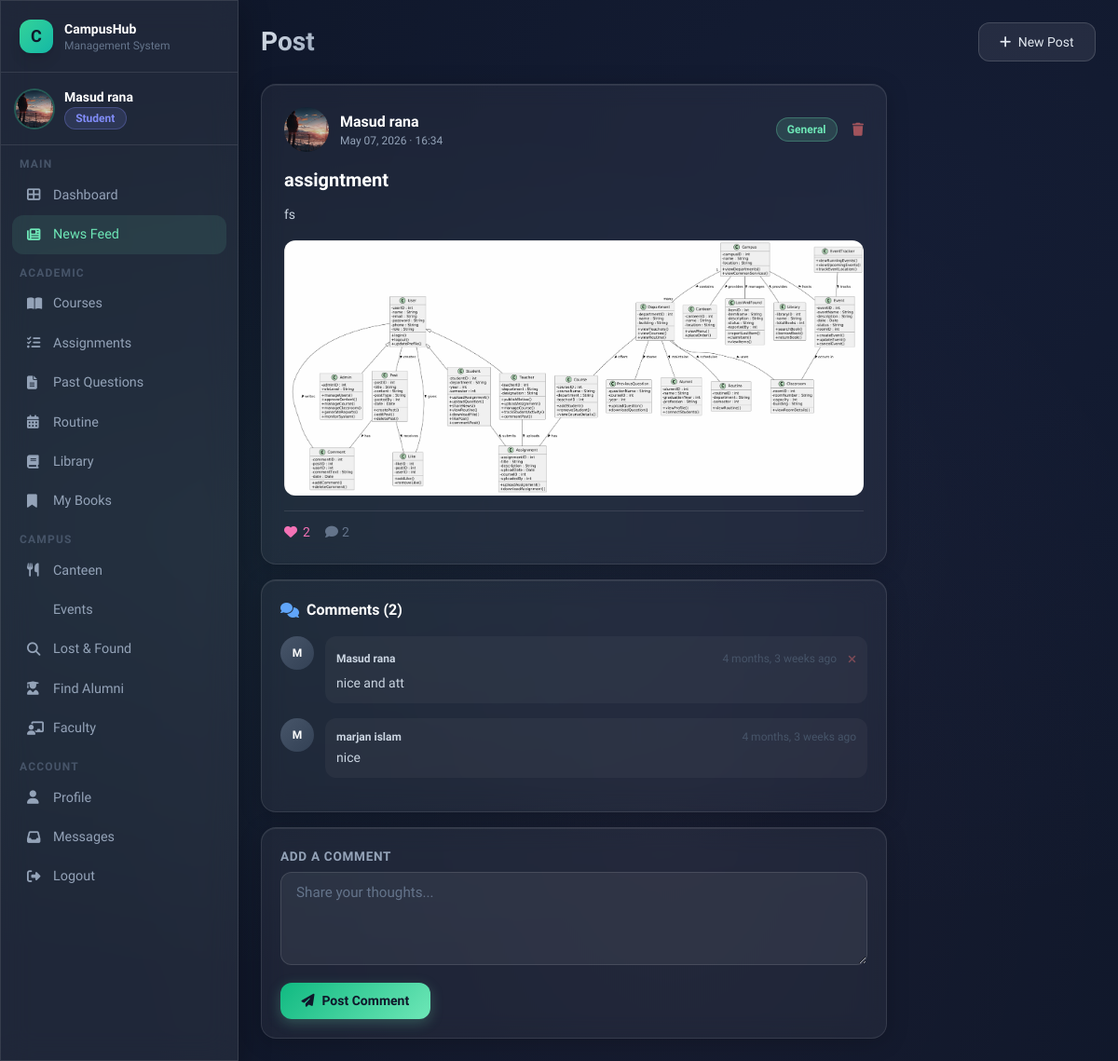
The app's page /social/4/ (signed in) with its own data.
### users/models.py (models this page shows, shortened)
class User(AbstractUser):
    ROLE_CHOICES = [
        ('admin', 'Admin'),
        ('teacher', 'Teacher'),
        ('student', 'Student'),
        ('alumni', 'Alumni'),
    ]
    email = models.EmailField(unique=True)
    phone = models.CharField(max_length=20, blank=True)
    role = models.CharField(max_length=20, choices=ROLE_CHOICES, default='student')
    profile_picture = models.ImageField(upload_to='profile_pics/', blank=True, null=True)
    USERNAME_FIELD = 'email'
    REQUIRED_FIELDS = ['username']
    def is_student(self): return self.role == 'student'
    def is_alumni(self): return self.role == 'alumni'
    def is_admin_role(self): return self.role == 'admin'

### social/models.py (models this page shows, shortened)
class Post(models.Model):
    POST_TYPES = [
        ('notice', 'Notice'),
        ('news', 'News'),
        ('question', 'Question'),
        ('general', 'General'),
    ]
    title = models.CharField(max_length=300)
    content = models.TextField()
    post_type = models.CharField(max_length=20, choices=POST_TYPES, default='general')
    posted_by = models.ForeignKey(settings.AUTH_USER_MODEL, on_delete=models.CASCADE, related_name='posts')
    date = models.DateTimeField(auto_now_add=True)
    image = models.ImageField(upload_to='post_images/', blank=True, null=True)
    is_approved = models.BooleanField(default=True)
    class Meta:
        ordering = ['-date']
    def like_count(self):
        return self.likes.count()

class Comment(models.Model):
    post = models.ForeignKey(Post, on_delete=models.CASCADE, related_name='comments')
    user = models.ForeignKey(settings.AUTH_USER_MODEL, on_delete=models.CASCADE, related_name='comments')
    comment_text = models.TextField()
    date = models.DateTimeField(auto_now_add=True)
    class Meta:
        ordering = ['date']

### social/views.py (the view, shortened to what this page needs)
# urls.py: path('<int:pk>/', views.post_detail, name='post_detail'),
@login_required
def post_detail(request, pk):
    post = get_object_or_404(Post, pk=pk, is_approved=True)
    comments = post.comments.select_related('user').all()
    form = CommentForm()
    user_liked = post.likes.filter(user=request.user).exists()
    return render(request, 'social/post_detail.html', {
        'post': post, 'comments': comments, 'form': form, 'user_liked': user_liked
    })

### social/forms.py
class CommentForm(forms.ModelForm):
    class Meta:
        model = Comment
        fields = ['comment_text']
        widgets = {'comment_text': forms.Textarea(attrs={'rows': 3, 'placeholder': 'Write a comment...'})}

### templates/social/post_detail.html (shortened to what this page needs)
{% extends 'base.html' %}
{% block page_title %}Post{% endblock %}
{% block content %}
<div class="max-w-2xl">
  <div class="glass-card p-6 mb-4">
    <div class="flex items-center gap-3 mb-4">
      {% if post.posted_by.profile_picture %}
        <img src="{{ post.posted_by.profile_picture.url }}" class="w-12 h-12 rounded-full object-cover">
      {% else %}
        <div class="w-12 h-12 rounded-full bg-gradient-to-br from-indigo-500 to-purple-500 flex items-center justify-center text-white font-bold">{{ post.posted_by.first_name|first|upper }}</div>
      {% endif %}
      <div class="flex-1">
        <div class="font-bold text-white">{{ post.posted_by.get_full_name }}</div>
        <div class="text-xs text-slate-400">{{ post.date|date:"M d, Y · H:i" }}</div>
      </div>
      <span class="badge {% if post.post_type == 'notice' %}badge-yellow{% elif post.post_type == 'news' %}badge-blue{% else %}badge-green{% endif %}">{{ post.post_type|title }}</span>
      {% if post.posted_by == user or user.is_admin_role %}
        <a href="{% url 'delete_post' post.pk %}" class="text-red-400/60 hover:text-red-400 transition-colors ml-1" title="Delete post">
          <i class="fas fa-trash text-sm"></i>
        </a>
      {% endif %}
    </div>
    <h2 class="text-xl font-bold text-white mb-3">{{ post.title }}</h2>
    <p class="text-slate-300 text-sm leading-relaxed mb-4">{{ post.content }}</p>
    {% if post.image %}<img src="{{ post.image.url }}" class="w-full rounded-xl mb-4">{% endif %}
    <div class="flex items-center gap-4 pt-3 border-t border-white/10">
      <button onclick="toggleLike({{ post.pk }}, this)"
        class="flex items-center gap-1.5 text-sm {% if user_liked %}text-pink-400{% else %}text-slate-400{% endif %} hover:text-pink-400 transition-colors">
        <i class="fas fa-heart"></i><span id="like-count">{{ post.like_count }}</span>
      </button>
      <span class="text-slate-500 text-sm"><i class="fas fa-comment mr-1"></i>{{ comments.count }}</span>
    </div>
  </div>
  <div class="glass-card p-5 mb-4">
    <h3 class="font-bold text-white mb-4 flex items-center gap-2">
      <i class="fas fa-comments text-blue-400"></i> Comments ({{ comments.count }})
    </h3>
    {% for c in comments %}
    <div class="flex gap-3 mb-4 group">
      <div class="w-9 h-9 rounded-full bg-gradient-to-br from-slate-600 to-slate-700 flex items-center justify-center text-white text-xs font-bold flex-shrink-0">
        {{ c.user.first_name|first|upper }}
      </div>
      <div class="flex-1 bg-white/[0.04] rounded-xl p-3 relative">
        <div class="flex items-center justify-between mb-1">
          <span class="text-xs font-semibold text-slate-300">{{ c.user.get_full_name }}</span>
          <div class="flex items-center gap-3">
            <span class="text-xs text-slate-600">{{ c.date|timesince }} ago</span>
            {% if c.user == user or user.is_admin_role %}
            <form method="post" action="{% url 'delete_comment' c.pk %}" class="inline" onsubmit="return confirm('Delete this comment?')">
              <button type="submit" class="text-red-400/40 hover:text-red-400 transition-colors text-xs" title="Delete comment">
                <i class="fas fa-times"></i>
              </button>
            </form>
            {% endif %}
          </div>
        </div>
        <p class="text-sm text-slate-300">{{ c.comment_text }}</p>
      </div>
    </div>
    {% empty %}
    <p class="text-slate-500 text-sm text-center py-4">No comments yet. Be the first!</p>
    {% endfor %}
  </div>
  <div class="glass-card p-5">
    <form method="post">
      <label class="form-label">Add a Comment</label>
      <textarea name="comment_text" class="form-input mb-3" rows="3" placeholder="Share your thoughts..." required></textarea>
      <button type="submit" class="btn-primary text-sm"><i class="fas fa-paper-plane mr-2"></i>Post Comment</button>
    </form>
  </div>
</div>
{% endblock %}

### templates/base.html (shortened to what this page needs)
<!DOCTYPE html>
<html lang="en">
<head>
<script src="https://cdn.tailwindcss.com"></script>
<link rel="stylesheet" href="https://cdnjs.cloudflare.com/ajax/libs/font-awesome/6.4.0/css/all.min.css">
</head>
<body>
<div class="mesh-bg"></div>
{% if user.is_authenticated %}
<div class="flex min-h-screen">
  <aside class="w-64 flex-shrink-0 glass border-r border-white/10 flex flex-col fixed h-full z-20 overflow-y-auto scrollbar-thin">
    <div class="p-5 border-b border-white/10">
      <div class="flex items-center gap-3">
        <div class="w-9 h-9 rounded-xl bg-gradient-to-br from-emerald-400 to-teal-500 flex items-center justify-center text-slate-900 font-bold text-lg shadow-lg">C</div>
        <div>
          <div class="font-bold text-white text-sm">CampusHub</div>
          <div class="text-xs text-slate-500">Management System</div>
        </div>
      </div>
    </div>
    <div class="p-4 border-b border-white/10">
      <div class="flex items-center gap-3">
        {% if user.profile_picture %}
          <img src="{{ user.profile_picture.url }}" class="w-10 h-10 rounded-full object-cover ring-2 ring-emerald-400/30">
        {% else %}
          <div class="w-10 h-10 rounded-full bg-gradient-to-br from-indigo-500 to-purple-500 flex items-center justify-center text-white font-bold text-sm">
            {{ user.first_name|first|upper }}{{ user.last_name|first|upper }}
          </div>
        {% endif %}
        <div class="overflow-hidden">
          <div class="font-semibold text-sm text-white truncate">{{ user.get_full_name|default:user.username }}</div>
          <span class="badge {% if user.role == 'student' %}badge-blue{% elif user.role == 'teacher' %}badge-green{% elif user.role == 'alumni' %}badge-pink{% else %}badge-yellow{% endif %} text-xs">{{ user.role|title }}</span>
        </div>
      </div>
    </div>
    <nav class="p-3 flex-1">
      <div class="mb-2">
        <p class="text-xs text-slate-600 uppercase tracking-widest px-2 mb-1 font-semibold">Main</p>
        <a href="{% url 'dashboard' %}" class="sidebar-link {% if request.resolver_match.url_name == 'dashboard' %}active{% endif %}">
          <i class="fas fa-th-large w-4"></i> Dashboard
        </a>
        <a href="{% url 'post_list' %}" class="sidebar-link {% if 'post' in request.resolver_match.url_name %}active{% endif %}">
          <i class="fas fa-newspaper w-4"></i> News Feed
        </a>
      </div>
      {% if not user.is_alumni %}
      <div class="mb-2">
        <p class="text-xs text-slate-600 uppercase tracking-widest px-2 mb-1 mt-3 font-semibold">Academic</p>
        <a href="{% url 'course_list' %}" class="sidebar-link">
          <i class="fas fa-book-open w-4"></i> Courses
        </a>
        <a href="{% url 'assignment_list' %}" class="sidebar-link">
          <i class="fas fa-tasks w-4"></i> Assignments
        </a>
        <a href="{% url 'previous_questions' %}" class="sidebar-link">
          <i class="fas fa-file-alt w-4"></i> Past Questions
        </a>
        <a href="{% url 'routine' %}" class="sidebar-link">
          <i class="fas fa-calendar-alt w-4"></i> Routine
        </a>
        <a href="{% url 'book_list' %}" class="sidebar-link">
          <i class="fas fa-book w-4"></i> Library
        </a>
        <a href="{% url 'my_books' %}" class="sidebar-link">
          <i class="fas fa-bookmark w-4"></i> My Books
        </a>
      </div>
      {% endif %}
      <div class="mb-2">
        <p class="text-xs text-slate-600 uppercase tracking-widest px-2 mb-1 mt-3 font-semibold">Campus</p>
        <a href="{% url 'canteen_menu' %}" class="sidebar-link">
          <i class="fas fa-utensils w-4"></i> Canteen
        </a>
        <a href="{% url 'event_list' %}" class="sidebar-link">
           Events
        </a>
        <a href="{% url 'lost_found' %}" class="sidebar-link">
          <i class="fas fa-search w-4"></i> Lost & Found
        </a>
        {% if user.is_student %}
        <a href="{% url 'alumni_list' %}" class="sidebar-link">
          <i class="fas fa-user-graduate w-4"></i> Find Alumni
        </a>
        {% endif %}
        <a href="{% url 'faculty_list' %}" class="sidebar-link">
          <i class="fas fa-chalkboard-teacher w-4"></i> Faculty
        </a>
      </div>
      <div>
        <p class="text-xs text-slate-600 uppercase tracking-widest px-2 mb-1 mt-3 font-semibold">Account</p>
        <a href="{% url 'profile' %}" class="sidebar-link">
          <i class="fas fa-user w-4"></i> Profile
        </a>
        <a href="{% url 'inbox' %}" class="sidebar-link relative">
          <i class="fas fa-inbox w-4"></i> Messages
        </a>
        <a href="{% url 'logout' %}" class="sidebar-link hover:text-red-400 hover:bg-red-500/10">
          <i class="fas fa-sign-out-alt w-4"></i> Logout
        </a>
      </div>
    </nav>
  </aside>
  <main class="flex-1 ml-64 p-6 min-h-screen">
    <header class="flex items-center justify-between mb-6">
      <div>
        {% block page_header %}<h1 class="page-title">{% block page_title %}Dashboard{% endblock %}</h1>{% endblock %}
      </div>
      <div class="flex items-center gap-3">
        <a href="{% url 'create_post' %}" class="btn-secondary text-sm"><i class="fas fa-plus mr-1"></i> New Post</a>
      </div>
    </header>
    {% block content %}{% endblock %}
  </main>
</div>
{% else %}
{% block auth_content %}{% endblock %}
{% endif %}
</body>
</html>

### templates/base.html (style rules this page uses)
:root { --glass: rgba(255,255,255,0.07); --glass-border: rgba(255,255,255,0.12); --accent: #6ee7b7; --accent2: #818cf8; --accent3: #f9a8d4; }
* { font-family: 'Sora', sans-serif; }
body { background: #0f172a; color: #e2e8f0; min-height: 100vh; }
.glass { background: var(--glass); backdrop-filter: blur(16px); -webkit-backdrop-filter: blur(16px); border: 1px solid var(--glass-border); box-shadow: 0 8px 32px rgba(0,0,0,0.3); }
.glass-card { background: rgba(255,255,255,0.05); backdrop-filter: blur(12px); border: 1px solid rgba(255,255,255,0.1); border-radius: 1rem; box-shadow: 0 4px 24px rgba(0,0,0,0.2), inset 0 1px 0 rgba(255,255,255,0.08); transition: transform 0.2s ease, box-shadow 0.2s ease; }
.btn-primary { background: linear-gradient(135deg, #10b981, #6ee7b7); color: #0f172a; font-weight: 600; padding: 0.6rem 1.4rem; border-radius: 0.75rem; transition: all 0.2s; box-shadow: 0 4px 14px rgba(110,231,183,0.25); border: none; cursor: pointer; display: inline-block; text-decoration: none; }
.btn-secondary { background: rgba(255,255,255,0.08); border: 1px solid rgba(255,255,255,0.15); color: #e2e8f0; font-weight: 500; padding: 0.6rem 1.4rem; border-radius: 0.75rem; transition: all 0.2s; cursor: pointer; display: inline-block; text-decoration: none; }
.form-input { background: rgba(255,255,255,0.06); border: 1px solid rgba(255,255,255,0.12); color: #e2e8f0; padding: 0.65rem 1rem; border-radius: 0.75rem; width: 100%; transition: border-color 0.2s, box-shadow 0.2s; font-size: 0.95rem; }
.form-input::placeholder { color: #64748b; }
.form-label { display: block; font-size: 0.85rem; font-weight: 600; color: #94a3b8; margin-bottom: 0.4rem; text-transform: uppercase; letter-spacing: 0.05em; }
.badge { display: inline-flex; align-items: center; gap: 0.3rem; padding: 0.2rem 0.7rem; border-radius: 9999px; font-size: 0.75rem; font-weight: 600; }
.badge-green { background: rgba(110,231,183,0.15); color: #6ee7b7; border: 1px solid rgba(110,231,183,0.3); }
.badge-blue { background: rgba(129,140,248,0.15); color: #818cf8; border: 1px solid rgba(129,140,248,0.3); }
.sidebar-link { display: flex; align-items: center; gap: 0.75rem; padding: 0.65rem 1rem; border-radius: 0.75rem; color: #94a3b8; font-size: 0.9rem; font-weight: 500; transition: all 0.2s; text-decoration: none; }
.sidebar-link:hover, .sidebar-link.active { background: rgba(110,231,183,0.1); color: #6ee7b7; }
.page-title { font-size: 1.75rem; font-weight: 700; background: linear-gradient(135deg, #e2e8f0, #94a3b8); -webkit-background-clip: text; -webkit-text-fill-color: transparent; }
.mesh-bg { position: fixed; inset: 0; z-index: -1; background: radial-gradient(ellipse at 20% 50%, rgba(110,231,183,0.05) 0%, transparent 60%), radial-gradient(ellipse at 80% 20%, rgba(129,140,248,0.05) 0%, transparent 60%), radial-gradient(ellipse at 60% 80%, rgba(249,168,212,0.04) 0%, transparent 60%), #0f172a; }
textarea.form-input { resize: vertical; min-height: 100px; }

### records on screen
User: profile_picture (picture), get_full_name "Masud rana", role "Student"
Post: posted_by.profile_picture (picture), posted_by.get_full_name "Masud rana", date "May 07, 2026 · 16:34", post_type "General", title "assigntment", content "fs", image (picture), like_count "2"
Comment: user.first_name|first "M", user.get_full_name "Masud rana", date "4 months, 3 weeks", comment_text "nice and att"
Comment: user.first_name|first "M", user.get_full_name "marjan islam", date "4 months, 3 weeks", comment_text "nice"

### other values on screen
{{ comments.count }} "2"
